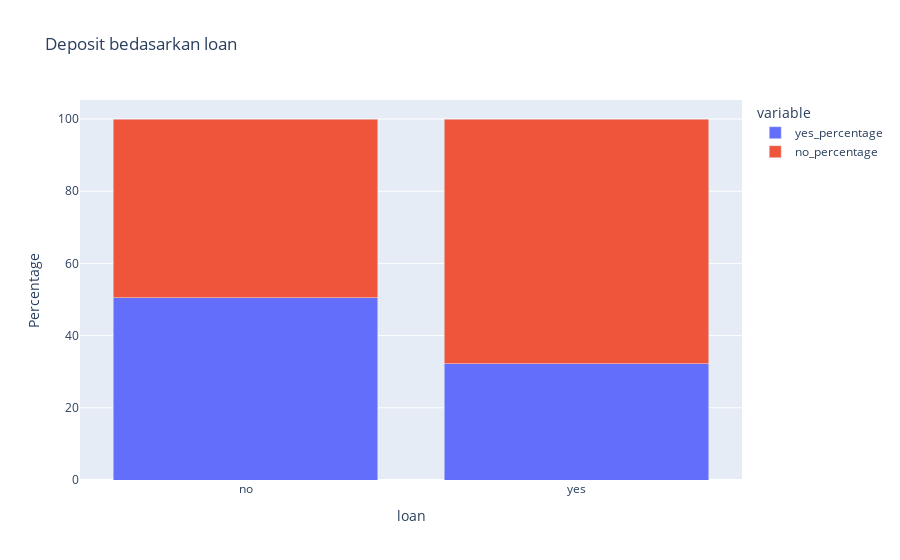

Write notebook code for a chart like this one.
### Code cell
# Mengelompokkan data bedasarkan loan dan deposit
grouped_data = df.groupby(['loan', 'deposit'])['deposit'].count().unstack()

# Menghitung persentase
grouped_data['total'] = grouped_data.sum(axis=1)
grouped_data['yes_percentage'] = grouped_data['yes'] / grouped_data['total'] * 100
grouped_data['no_percentage'] = grouped_data['no'] / grouped_data['total'] * 100

# Reset the index 
grouped_data = grouped_data.reset_index()

# Membuat stacked bar plot
fig = px.bar(grouped_data, x='loan', y=['yes_percentage', 'no_percentage'],
             title='Deposit bedasarkan loan', barmode='stack')

# Set y-axis label
fig.update_yaxes(title_text='Percentage')


fig.show()

### Figure 1 — Plotly figure (JSON) as saved in the notebook; plotly's stock layout.template omitted (floating-point values rounded to 4 significant figures)
{"data": [{"alignmentgroup": "True", "hovertemplate": "variable=yes_percentage<br>loan=%{x}<br>value=%{y}<extra></extra>", "legendgroup": "yes_percentage", "marker": {"color": "#636efa", "pattern": {"shape": ""}}, "name": "yes_percentage", "offsetgroup": "yes_percentage", "orientation": "v", "showlegend": true, "textposition": "auto", "type": "bar", "x": ["no", "yes"], "xaxis": "x", "y": [50.42, 32.23], "yaxis": "y"}, {"alignmentgroup": "True", "hovertemplate": "variable=no_percentage<br>loan=%{x}<br>value=%{y}<extra></extra>", "legendgroup": "no_percentage", "marker": {"color": "#EF553B", "pattern": {"shape": ""}}, "name": "no_percentage", "offsetgroup": "no_percentage", "orientation": "v", "showlegend": true, "textposition": "auto", "type": "bar", "x": ["no", "yes"], "xaxis": "x", "y": [49.58, 67.77], "yaxis": "y"}], "layout": {"barmode": "stack", "legend": {"title": {"text": "variable"}, "tracegroupgap": 0}, "title": {"text": "Deposit bedasarkan loan"}, "xaxis": {"anchor": "y", "domain": [0, 1], "title": {"text": "loan"}}, "yaxis": {"anchor": "x", "domain": [0, 1], "title": {"text": "Percentage"}}}}
